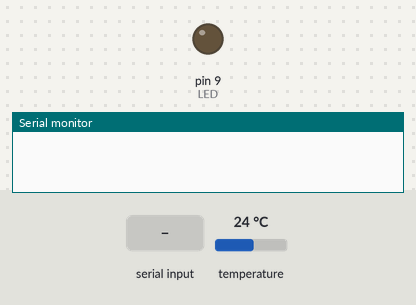
Simulated run of this sketch. Board: Arduino Uno, built with avr-gcc and run on an emulated ATmega328P. Shown: output pins drawn as LEDs (lit = HIGH), the last lines printed to the serial monitor. The test bench sets the inputs (shaded band); at power-on: temperature 24 °C.

Above: at 2.7 s.
2.8 s: "t" received over Serial
At 3.03 s:
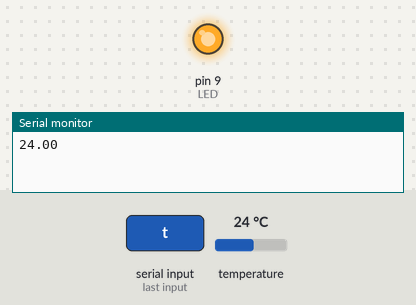
Timing chart, 0 to 5.8 s (numbered marks = the images above; inputs shaded):
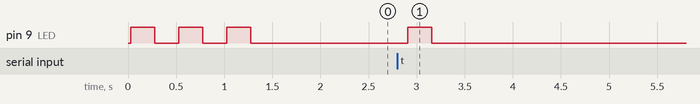

The sketch:

moteino-temperature.ino
```cpp
#include <OneWire.h>
#include <DallasTemperature.h>

#define ONEWIRE_PIN 4
#define LED 9

bool sensorFound = false;
OneWire bus(ONEWIRE_PIN);
DallasTemperature sensors(&bus);
DeviceAddress sensor;

void blink(int times = 1);

void setup() {
  pinMode(LED, OUTPUT);
  digitalWrite(LED, LOW);
  Serial.begin(115200);
  sensors.begin();

  sensorFound = sensors.getAddress(sensor, 0);
  if (sensorFound) {
    sensors.setResolution(sensor, 9);
    blink(3);
  } else {
    Serial.println("Sensor not found!");
  }
}

void loop() {
  if (!sensorFound) {
    return;
  }
  char ch = Serial.read();
  if (ch == 't') {
    sensors.requestTemperatures();
    Serial.println(sensors.getTempC(sensor));
    blink();
  }
}


void blink(int times) {
  for (int i = 0; i < times; i++) {
    digitalWrite(LED, HIGH);
    delay(250);
    digitalWrite(LED, LOW);
    delay(250);
  }
}
```

Measured:
- after the input at 2.8 s, pin 9 (LED): LOW → HIGH after 0.11 s, → LOW 0.25 s later
